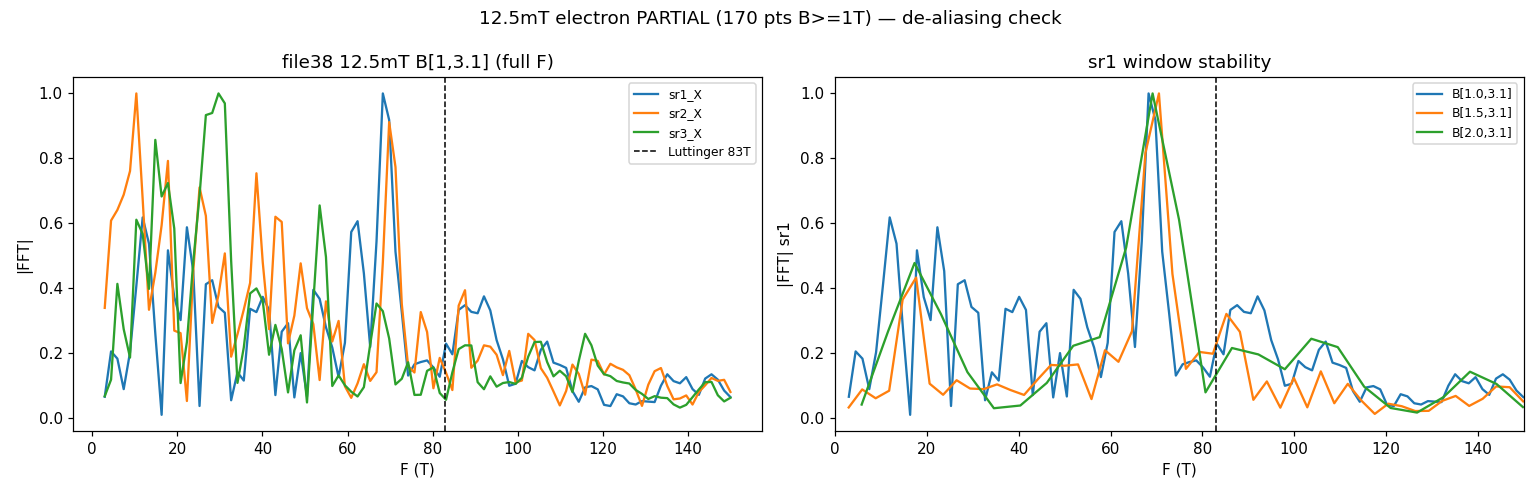

Reproduce this figure in Python.
import numpy as np,json,os
import matplotlib;matplotlib.use("Agg");import matplotlib.pyplot as plt
F='38';m=json.load(open(f'data/{F}/metadata.json'));ci={c:i for i,c in enumerate(m['columns'])}
fn=f'data/{F}/data.tsv.gz' if os.path.exists(f'data/{F}/data.tsv.gz') else f'data/{F}/data.tsv'
d=np.loadtxt(fn);B=d[:,ci['magnet_mag']]
def fft(col,Blo,Bhi,N=8192):
    sel=(B>=Blo)&(B<=Bhi);x=1/B[sel];r=d[sel,ci[col]]/5e-9;o=np.argsort(x);x,r=x[o],r[o]
    xu=np.linspace(x.min(),x.max(),N);ru=np.interp(xu,x,r);ru=ru-np.polyval(np.polyfit(xu,ru,6),xu)
    Fa=np.fft.rfftfreq(N,d=xu[1]-xu[0]);A=np.abs(np.fft.rfft(ru*np.hanning(N)));return Fa,A
Bhi=B.max()-0.05;F_lutt=83
fig,ax=plt.subplots(1,2,figsize=(14,4.5))
for col in ['sr1_X','sr2_X','sr3_X']:
    Fa,A=fft(col,1.0,Bhi);k=(Fa>2)&(Fa<150);ax[0].plot(Fa[k],A[k]/A[k].max(),label=col)
ax[0].axvline(F_lutt,color='k',ls='--',lw=1,label='Luttinger 83T')
ax[0].set(xlabel='F (T)',ylabel='|FFT|',title=f'file38 12.5mT B[1,{Bhi:.1f}] (full F)');ax[0].legend(fontsize=8)
for lo in (1.0,1.5,2.0):
    Fa,A=fft('sr1_X',lo,Bhi);k=(Fa>2)&(Fa<150);ax[1].plot(Fa[k],A[k]/A[k].max(),label=f'B[{lo},{Bhi:.1f}]')
ax[1].axvline(F_lutt,color='k',ls='--',lw=1)
ax[1].set(xlabel='F (T)',ylabel='|FFT| sr1',title='sr1 window stability');ax[1].legend(fontsize=8);ax[1].set_xlim(0,150)
fig.suptitle(f'12.5mT electron PARTIAL ({(B>=1).sum()} pts B>=1T) — de-aliasing check');plt.tight_layout()
fig.savefig('hera_scratch/peek38.png',dpi=110)
# dominant peak stability
from scipy.signal import find_peaks
for col in ['sr1_X','sr3_X']:
    pk=[]
    for lo in (1.0,1.5,2.0):
        Fa,A=fft(col,lo,Bhi);k=(Fa>2)&(Fa<150);Fk,Ak=Fa[k],A[k]
        p,_=find_peaks(Ak,height=0.4*Ak.max(),distance=20);pk.append([round(Fk[i],0) for i in p[np.argsort(Ak[p])[::-1]][:3]])
    print(f'{col} top peaks per window (lo=1/1.5/2): {pk}')
print('saved peek38.png')
